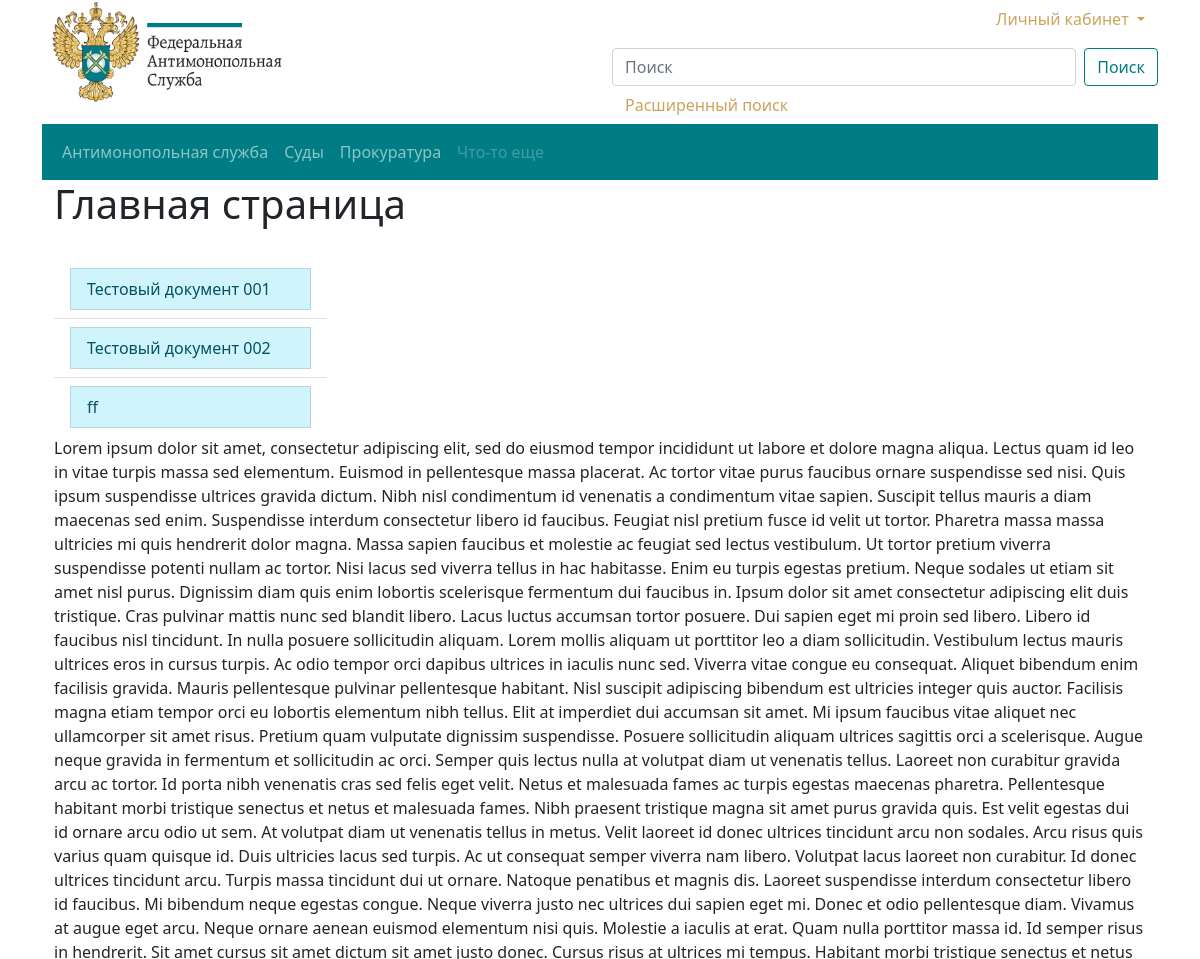
Before: / (upper part) with the older database file.
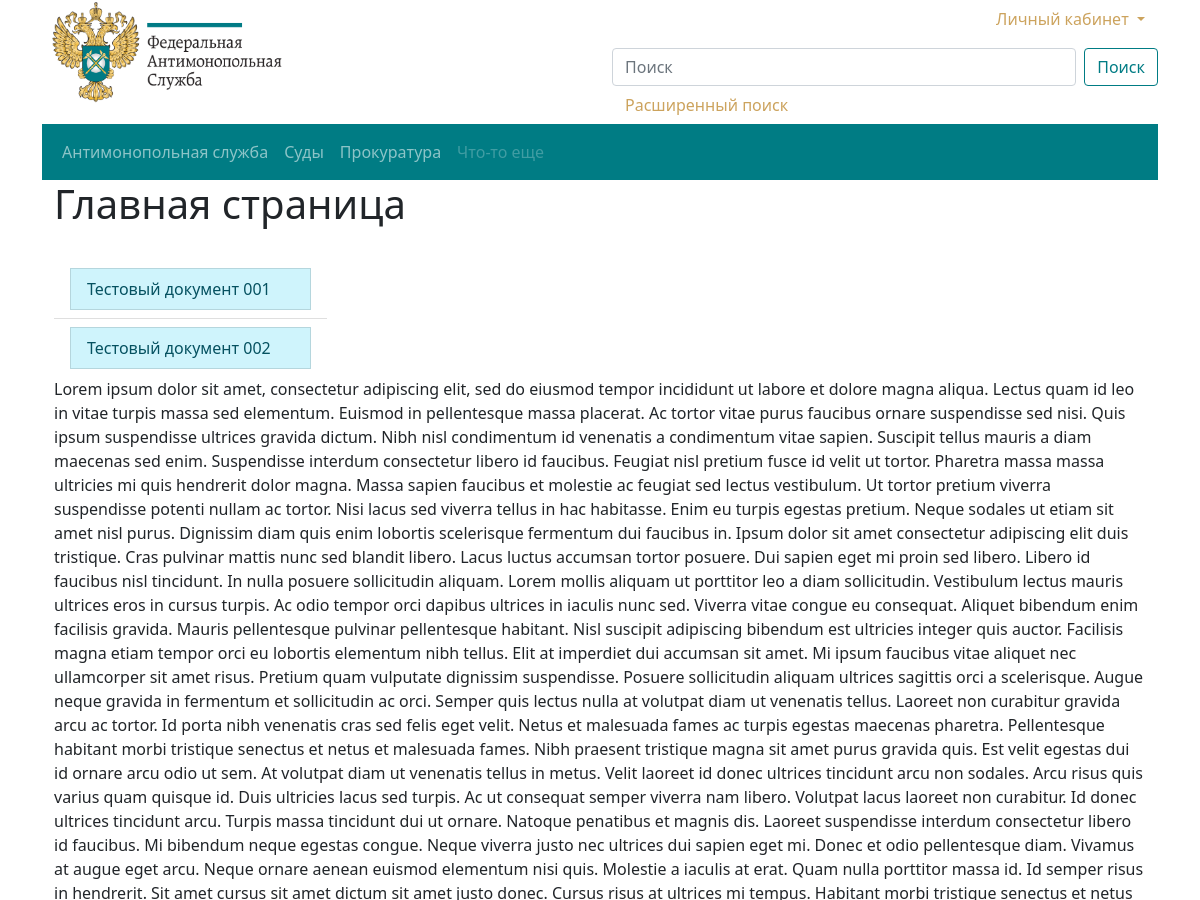
After: the same page with the newer database file.
### base/models.py (models this page shows, shortened)
class Document(models.Model):
    title = models.CharField(verbose_name="Заголовок", max_length=250)
    slug = models.SlugField("Ссылка", max_length=250, unique=True)
    user = models.ForeignKey(User,
                             verbose_name="Пользователь",
                             on_delete=models.CASCADE)
    category = models.ForeignKey(
        Category, verbose_name="Категория", related_name="categories",
        on_delete=models.CASCADE)
    law = models.ManyToManyField(
        Law, verbose_name="Закон",
        blank=True)
    text = models.TextField(verbose_name="Текст", blank=True, null=True)
    date_create = models.DateTimeField(
        auto_now_add=True, verbose_name="Дата создания")
    date_update = models.DateTimeField(
        auto_now=True, verbose_name="Дата обновления")
    class Meta:
        verbose_name = "Документ"
        verbose_name_plural = "Документы"

### base/views.py (the view)
# urls.py: path('', views.DocumentListView.as_view(), name="home"),
class DocumentListView(ListView):
    template_name = 'base/index.html'
    context_object_name = 'documents_list'
    def get_queryset(self):
        return Document.objects.order_by('date_create')

### base/templates/base/index.html (shortened to what this page needs)
{% extends 'base.html' %}
{% load static %}
{% block content %}
            <h1>Главная страница</h1> <br>
            <ul class="list-group list-group-flush col-sm-3">
                {% for document in documents_list %}
                <li class="list-group-item" >
                  <a class="list-group-item list-group-item-action list-group-item-info" href="/document/{{document.slug}}/" >
                    {{ document.title }}
                  </a>
                  </li>
                  {% endfor %}
                </ul>
{% endblock content %}

### base/templates/base.html (shortened to what this page needs)
{% load static %}
<!DOCTYPE html>
<html>
<head>
<link rel="stylesheet" href="{% static '/css/bootstrap.min.css' %}"  type="text/css" />
<link rel="stylesheet" href="{% static '/css/style.css' %}"  type="text/css" />
</head>
<body>
    {% include 'include/header.html' %}
        <div class="container">
            <div class="row">
                <div class="col-sm-12">
                {% block content %}
                {% endblock content %} </div></div></div>
</body>
</html>

### base/templates/include/header.html (shortened to what this page needs)
{% load static %}
<div class="container">
  <div class="row" >
    <div class="col-sm-6">
      <a class="navbar-brand" href="/admin">
        <img src="{% static '/logo.png' %}" alt="" width="250" height="110">
      </a>
    </div>
    <div class="col-sm-6">
      <ul class="nav position-relative">
        {% if request.user.is_authenticated %}
          <li class="nav-item dropdown position-absolute top-0 end-0">
            <a class="nav-link dropdown-toggle" href="#" id="navbarScrollingDropdown" role="button" data-bs-toggle="dropdown" aria-expanded="false" style="color: #cca35d;">
              {{ user.username }}
            </a>
            <ul class="dropdown-menu" aria-labelledby="navbarScrollingDropdown">
              <li><a class="dropdown-item" href=" {% url 'createcategory' %} ">Добавить категорию</a></li>
              {% comment %}
              <li><a class="dropdown-item" href="{% url 'createlaw' %} ">Добавить закон</a> </li>
              {% endcomment %}
                 <li><a class="dropdown-item" href="{% url 'createdocument' %} ">Добавить документ</a></li>
              <li><a class="dropdown-item" href="">Добавить </a></li>
              <li><hr class="dropdown-divider"></li>
              <li>
                <form action="{% url 'logoutuser' %}" method="POST">
                  {% csrf_token %}
                  <li><button type="submit" class="btn btn-light">Выйти</button></li>
                </form>
              </li>
            </ul>
          </li>
        {% else %}
          <li class="nav-item dropdown position-absolute top-0 end-0">
            <a class="btn dropdown-toggle" href="#" role="button" id="dropdownMenuLink" data-bs-toggle="dropdown" aria-expanded="false" style="color: #cca35d;">
              Личный кабинет
            </a>
          </li>
        {% endif %}
      </ul>
    <div class="col-sm"> </div>
    <div class="col-sm"> </div>
    <div class="col-sm">
      <form class="d-flex">
        <input class="form-control me-2" type="search" placeholder="Поиск" aria-label="Поиск">
        <button class="btn btn-outline-success" type="submit">Поиск</button>
      </form>
      <a class="btn" href="#" role="button"aria-expanded="false" style="color: #cca35d;">
        Расширенный поиск
      </a>
    </div>
  </div>
</div>
<nav class="navbar navbar-expand-lg navbar-dark"  style="color:#cca35d; background-color:#007c84;">
  <div class="container-md">
    <ul class="navbar-nav mr-auto mb-3 mb-lg-0">
      <li class="nav-item dropdown">
        <a class="nav-link dropbtn" href="/" id="navbarDropdown" role="button" data-bs-toggle="dropdown" aria-expanded="false">
          Антимонопольная служба
        </a>
      </li>
      <li class="nav-item">
        <a class="nav-link" aria-current="page" href="/">Суды</a>
      </li>
      <li class="nav-item">
        <a class="nav-link" href="#">Прокуратура</a>
      </li>
      <li class="nav-item">
        <a class="nav-link disabled" href="#" tabindex="-1" aria-disabled="true">Что-то еще</a>
      </li>
    </ul>
  </div>
</nav>

### static/css/style.css (style rules this page uses)
.dropbtn { color: white; border: none; cursor: pointer; }
.dropdown { position: relative; display: inline-block; }

Changed rows visible on the page:
removed Document: title "ff"
